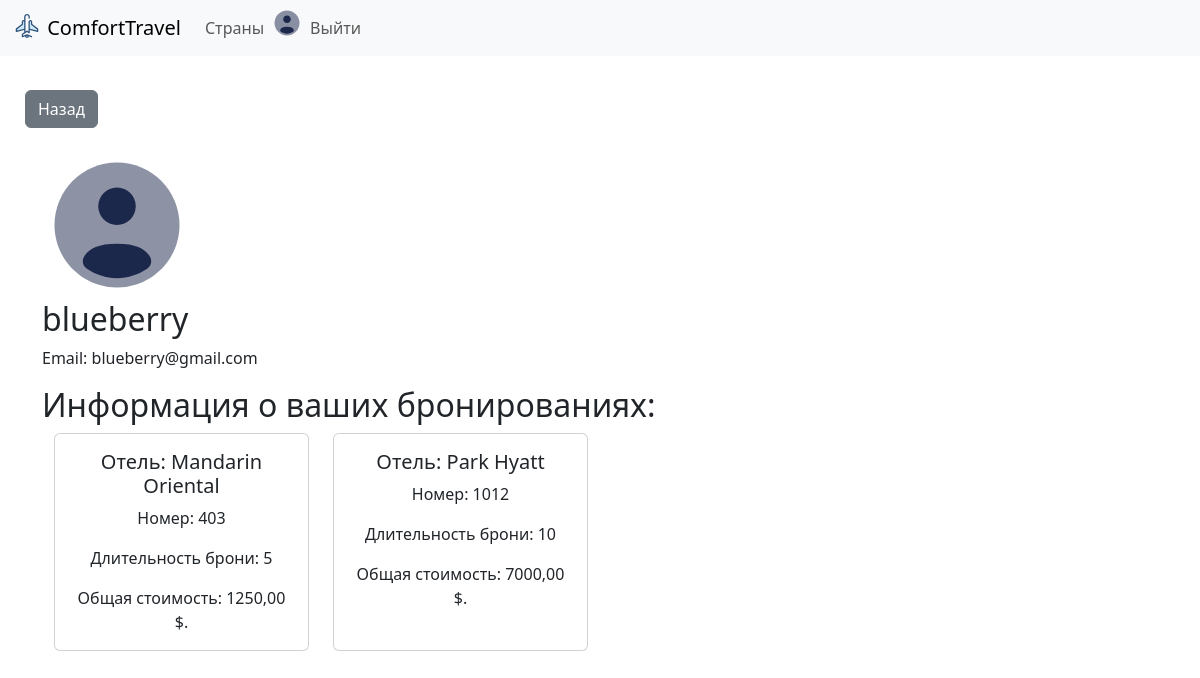
Before: /accounts/profile/ (signed in) with the older database file.
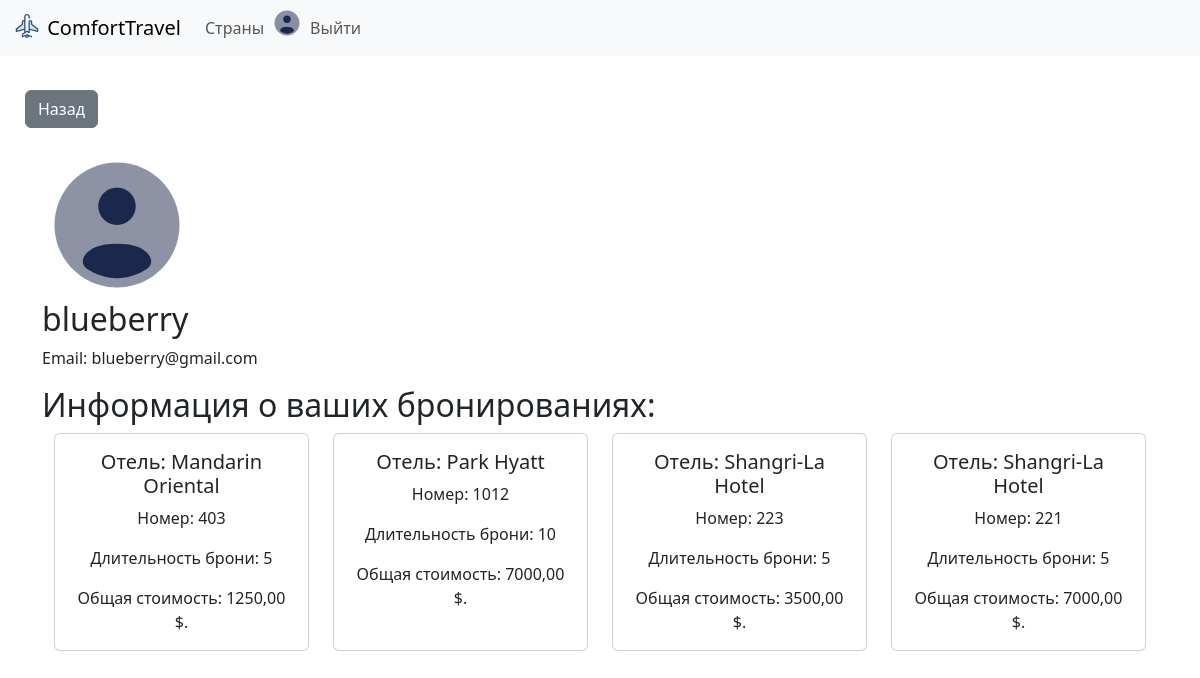
After: the same page with the newer database file.
### hotel_reservations/models.py (models this page shows, shortened)
class Reservation(models.Model):
    user = models.ForeignKey(User, on_delete=models.CASCADE, verbose_name='Пользователь')
    hotel = models.ForeignKey(Hotel, on_delete=models.CASCADE, verbose_name='Отель')
    room = models.ForeignKey(Room, on_delete=models.CASCADE, verbose_name='Комната')
    duration = models.PositiveIntegerField()
    total_price = models.DecimalField(max_digits=10, decimal_places=2, verbose_name='Общая стоимость')
    class Meta:
        verbose_name = 'Бронирование'
        verbose_name_plural = 'Бронирования'

class Hotel(models.Model):
    title = models.CharField(max_length=150, verbose_name='Название отеля')
    description = models.TextField(verbose_name='Описание отеля', blank=True)
    country = models.ForeignKey(Country, on_delete=models.CASCADE, null=True, verbose_name='Страна')
    address = models.CharField(max_length=255, verbose_name='Адрес')
    contacts = models.TextField(verbose_name='Контакты', blank=True, null=True)
    rating = models.DecimalField(max_digits=3, decimal_places=2, verbose_name='Рейтинг')
    photo = models.ImageField(upload_to='photos/%Y/%m/%d/', verbose_name='Фото', blank=True, null=True)
    allow_check_in_time = models.TimeField(verbose_name='Доступное время заезда', blank=True, null=True)
    allow_check_out_time = models.TimeField(verbose_name='Доступное время выезда', blank=True, null=True)
    class Meta:
        verbose_name = 'Отель'
        verbose_name_plural = 'Отели'
        ordering = ['-rating']

class Room(models.Model):
    ROOM_TYPE_CHOICES = (
        ('single', 'Одиночный'),
        ('double', 'Двухместный'),
        ('triple', 'Трёхместный'),
        ('quadruple', 'Четырёхместный')
    )
    hotel = models.ForeignKey(Hotel, on_delete=models.CASCADE, null=True, verbose_name='Отель')
    room_number = models.CharField(max_length=10, verbose_name='Номер комнаты')
    room_type = models.CharField(max_length=100, choices=ROOM_TYPE_CHOICES, verbose_name='Тип комнаты')
    price_per_night = models.DecimalField(max_digits=10, decimal_places=2, verbose_name='Цена за ночь')
    availability = models.BooleanField(default=True, verbose_name='Доступность')
    class Meta:
        verbose_name = 'Номер'
        verbose_name_plural = 'Номера'
        ordering = ['hotel', 'room_number']

### accounts/views.py (the view)
# urls.py: path('profile/', profile_view, name='profile')
@login_required
def profile_view(request):
    reservations = Reservation.objects.filter(user=request.user)
    return render(request, template_name='accounts/profile.html', context={'reservations': reservations})

### accounts/templates/accounts/profile.html (shortened to what this page needs)
{% extends 'base.html' %}
{% block content %}
{% load static %}
<div>
    <img src="{% static 'images/user-circle-svgrepo-com.svg' %}" alt="Profile picture" height="150px" width="150px">
    <h2>{{ user.username }}</h2>
    <p>Email: {{ user.email }}</p>
</div>
<div>
    {% if reservations %}
    <h2>Информация о ваших бронированиях:</h2>
    <div class="container text-center">
        <div class="row row-cols-4">
                {% for item in reservations %}
                    <div class="col">
                        <div class="card h-100">
                            <div class="card-body">
                                <h5 class="card-title">Отель: {{ item.hotel.title }}</h5>
                                <p class="card-text">Номер: {{ item.room.room_number }}</p>
                                <p class="card-text">Длительность брони: {{ item.duration }}</p>
                                <p class="card-text">Общая стоимость: {{ item.total_price }} $.</p>
                            </div>
                        </div>
                    </div>
                {% endfor %}
        </div>
    </div>
    {% else %}
    <p>У вас пока нет бронирований.</p>
    {% endif %}
</div>
{% endblock %}

Changed rows visible on the page:
added Reservation: hotel "Shangri-La Hotel", room.room_number "223", duration "5", total_price "3500,00"
added Reservation: hotel "Shangri-La Hotel", room.room_number "221", duration "5", total_price "7000,00"
